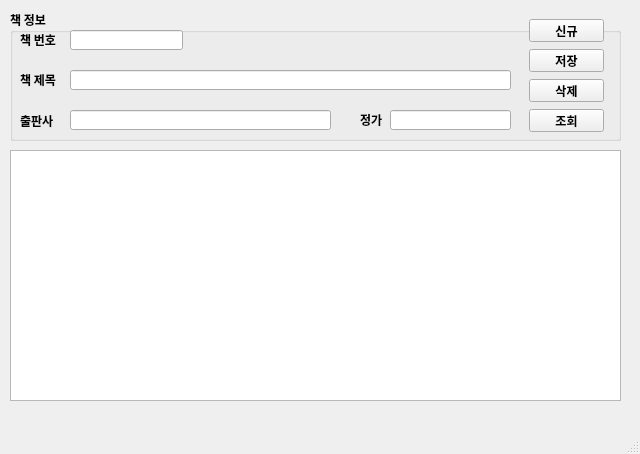
<?xml version="1.0" encoding="UTF-8"?>
<ui version="4.0">
 <class>MainWindow</class>
 <widget class="QMainWindow" name="MainWindow">
  <property name="geometry">
   <rect>
    <x>0</x>
    <y>0</y>
    <width>640</width>
    <height>454</height>
   </rect>
  </property>
  <property name="maximumSize">
   <size>
    <width>640</width>
    <height>480</height>
   </size>
  </property>
  <property name="font">
   <font>
    <family>NanumGothic</family>
    <pointsize>9</pointsize>
   </font>
  </property>
  <property name="windowTitle">
   <string>마당 도서관리 V1.0</string>
  </property>
  <widget class="QWidget" name="centralwidget">
   <property name="font">
    <font>
     <family>NanumGothic</family>
     <pointsize>9</pointsize>
     <weight>75</weight>
     <bold>true</bold>
    </font>
   </property>
   <widget class="QGroupBox" name="groupBox">
    <property name="geometry">
     <rect>
      <x>10</x>
      <y>10</y>
      <width>611</width>
      <height>131</height>
     </rect>
    </property>
    <property name="title">
     <string>책 정보</string>
    </property>
    <widget class="QLineEdit" name="txtBookId">
     <property name="geometry">
      <rect>
       <x>60</x>
       <y>20</y>
       <width>113</width>
       <height>20</height>
      </rect>
     </property>
     <property name="inputMethodHints">
      <set>Qt::ImhPreferNumbers</set>
     </property>
    </widget>
    <widget class="QLabel" name="label">
     <property name="geometry">
      <rect>
       <x>10</x>
       <y>20</y>
       <width>71</width>
       <height>20</height>
      </rect>
     </property>
     <property name="text">
      <string>책 번호</string>
     </property>
     <property name="scaledContents">
      <bool>false</bool>
     </property>
     <property name="alignment">
      <set>Qt::AlignJustify|Qt::AlignVCenter</set>
     </property>
    </widget>
    <widget class="QPushButton" name="btnNew">
     <property name="geometry">
      <rect>
       <x>519</x>
       <y>9</y>
       <width>75</width>
       <height>23</height>
      </rect>
     </property>
     <property name="text">
      <string>신규</string>
     </property>
    </widget>
    <widget class="QPushButton" name="btnSave">
     <property name="geometry">
      <rect>
       <x>519</x>
       <y>39</y>
       <width>75</width>
       <height>23</height>
      </rect>
     </property>
     <property name="text">
      <string>저장</string>
     </property>
    </widget>
    <widget class="QPushButton" name="btnDel">
     <property name="geometry">
      <rect>
       <x>519</x>
       <y>69</y>
       <width>75</width>
       <height>23</height>
      </rect>
     </property>
     <property name="text">
      <string>삭제</string>
     </property>
    </widget>
    <widget class="QPushButton" name="btnReload">
     <property name="geometry">
      <rect>
       <x>519</x>
       <y>99</y>
       <width>75</width>
       <height>23</height>
      </rect>
     </property>
     <property name="text">
      <string>조회</string>
     </property>
    </widget>
    <widget class="QLineEdit" name="txtBookName">
     <property name="geometry">
      <rect>
       <x>60</x>
       <y>60</y>
       <width>441</width>
       <height>20</height>
      </rect>
     </property>
    </widget>
    <widget class="QLabel" name="label_3">
     <property name="geometry">
      <rect>
       <x>10</x>
       <y>60</y>
       <width>56</width>
       <height>20</height>
      </rect>
     </property>
     <property name="text">
      <string>책 제목</string>
     </property>
     <property name="scaledContents">
      <bool>false</bool>
     </property>
     <property name="alignment">
      <set>Qt::AlignJustify|Qt::AlignVCenter</set>
     </property>
    </widget>
    <widget class="QLineEdit" name="txtPrice">
     <property name="geometry">
      <rect>
       <x>380</x>
       <y>100</y>
       <width>121</width>
       <height>20</height>
      </rect>
     </property>
    </widget>
    <widget class="QLineEdit" name="txtBookPublisher">
     <property name="geometry">
      <rect>
       <x>60</x>
       <y>100</y>
       <width>261</width>
       <height>20</height>
      </rect>
     </property>
    </widget>
    <widget class="QLabel" name="label_5">
     <property name="geometry">
      <rect>
       <x>350</x>
       <y>100</y>
       <width>51</width>
       <height>20</height>
      </rect>
     </property>
     <property name="text">
      <string>정가</string>
     </property>
     <property name="scaledContents">
      <bool>false</bool>
     </property>
     <property name="alignment">
      <set>Qt::AlignJustify|Qt::AlignVCenter</set>
     </property>
    </widget>
    <widget class="QLabel" name="label_6">
     <property name="geometry">
      <rect>
       <x>10</x>
       <y>100</y>
       <width>56</width>
       <height>21</height>
      </rect>
     </property>
     <property name="text">
      <string>출판사</string>
     </property>
     <property name="scaledContents">
      <bool>false</bool>
     </property>
     <property name="alignment">
      <set>Qt::AlignJustify|Qt::AlignVCenter</set>
     </property>
    </widget>
   </widget>
   <widget class="QTableWidget" name="tblBooks">
    <property name="geometry">
     <rect>
      <x>10</x>
      <y>150</y>
      <width>611</width>
      <height>251</height>
     </rect>
    </property>
   </widget>
  </widget>
  <widget class="QMenuBar" name="menubar">
   <property name="geometry">
    <rect>
     <x>0</x>
     <y>0</y>
     <width>640</width>
     <height>21</height>
    </rect>
   </property>
  </widget>
  <widget class="QStatusBar" name="statusbar"/>
 </widget>
 <tabstops>
  <tabstop>txtBookId</tabstop>
  <tabstop>txtBookName</tabstop>
  <tabstop>txtBookPublisher</tabstop>
  <tabstop>txtPrice</tabstop>
  <tabstop>btnNew</tabstop>
  <tabstop>btnSave</tabstop>
  <tabstop>btnDel</tabstop>
  <tabstop>btnReload</tabstop>
  <tabstop>tblBooks</tabstop>
 </tabstops>
 <resources/>
 <connections/>
</ui>
